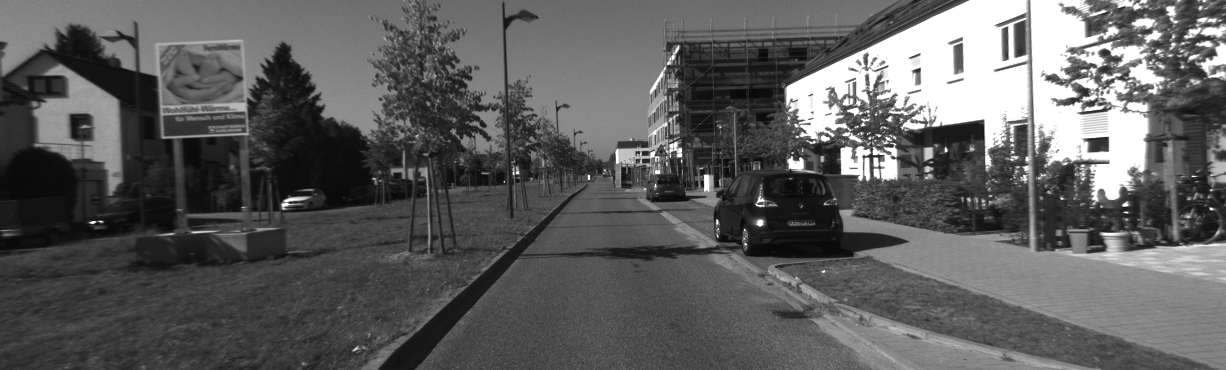
#> input picture img/KITTI_sequence_1/image_l/000000.png, 1226 x 370 px, given in place of frame_0020.png, which was not available
$ python ideal_cloud.py
#> lines starting #> are read from the running program, lines starting #| are printed output that depends on the picture; pictures that were not available may be replaced by others from this repository, and a replacement may not be noted
### python/post.py
import cv2
import numpy as np
from ransac import ransac
import matplotlib.pyplot as plt
from mpl_toolkits.mplot3d import Axes3D


def make_matK(img):
    # [6 lines of commented-out code are left out]

    matK = np.array([[ 2.78409747e+03, -1.99173092e+01,  1.49866411e+03],
                    [ 0.00000000e+00,  2.87604196e+03,  2.25825727e+03],
                    [ 0.00000000e+00,  0.00000000e+00,  1.00000000e+00]])


    #matK = np.array([[3174.54,0,540],[0,3174.54,960],[0,0,1]], dtype=float)

    return matK


# [104 lines left out: functions essential_matrix, recover_pose, triangulate, draw_camera, plot_cloud, not called in this run]

### python/ideal_cloud.py
import numpy as np
import cv2
from mpl_toolkits.mplot3d import Axes3D
import matplotlib.pyplot as plt
from PIL import Image
from brief import test_matching, visualize_matches, simple_motion_check
from ransac import ransac
from post import *


# [50 lines left out: functions project_points_to_second_image, warp_image_with_pose, not called in this run]


def ORB_ideal(query_img, train_img):
    query_img_bw = cv2.cvtColor(query_img, cv2.COLOR_BGR2GRAY)
    train_img_bw = cv2.cvtColor(train_img, cv2.COLOR_BGR2GRAY)

    orb = cv2.ORB_create()

    queryKeypoints, queryDescriptors = orb.detectAndCompute(query_img_bw, None)
    trainKeypoints, trainDescriptors = orb.detectAndCompute(train_img_bw, None)

    matcher = cv2.BFMatcher()
    matches = matcher.match(queryDescriptors, trainDescriptors)

    matches = sorted(matches, key=lambda x: x.distance)

    final_img = cv2.drawMatches(query_img, queryKeypoints,
                                train_img, trainKeypoints, matches[:], None)
    final_img = cv2.resize(final_img, (1000, 650))

    # [12 lines of commented-out code are left out]

    return queryKeypoints, trainKeypoints, matches


def RANSAC_ideal(query_img, train_img, queryKeypoints, trainKeypoints, matches):
    src_pts = np.float32([queryKeypoints[m.queryIdx].pt for m in matches]).reshape(-1, 1, 2)
    dst_pts = np.float32([trainKeypoints[m.trainIdx].pt for m in matches]).reshape(-1, 1, 2)

    #H, mask = cv2.findHomography(src_pts, dst_pts, cv2.RANSAC, 5.0)
    H, mask = cv2.findFundamentalMat(src_pts, dst_pts, cv2.FM_RANSAC, 5.0)

    ransac_matches = []
    for m, present in zip(matches, mask):
        if present:
            ransac_matches.append(m)

    ransac_img = cv2.drawMatches(query_img, queryKeypoints,
                                train_img, trainKeypoints, ransac_matches, None)
    ransac_img = cv2.resize(ransac_img, (1000, 650))

    # [5 lines of commented-out code are left out]

    return H, ransac_matches


# [46 lines left out: function draw_camera, not called in this run]


def draw_camera_line(ax, R1, t1, R2, t2, scale=0.1, color='r'):
    """
    Draw a simple pyramid frustum for a camera.
    - R: 3x3 rotation of camera
    - t: 3x1 translation of camera (camera origin in world frame)
    - scale: size of the frustum
    """
    # Camera origin
    C1 = t1.flatten()
    C2 = t2.flatten()

    # Frustum points in camera frame (Z forward)
    frustum_points = np.array([
        [0, 0, 0],  # camera center
        [scale, scale, scale*1.5],
        [scale, -scale, scale*1.5],
        [-scale, -scale, scale*1.5],
        [-scale, scale, scale*1.5]
    ]).T  # 3x5

    # Rotate and translate to world frame
    frustum_world1 = (R1 @ frustum_points) + C1[:, None]  # 3x5
    frustum_world2 = (R2 @ frustum_points) + C2[:, None]  # 3x5
    #print(frustum_world[:,0])

    # Draw lines from camera center to corners
    ax.plot(
        [frustum_world1[0,0], frustum_world2[0,0]],
        [frustum_world1[1,0], frustum_world2[1,0]],
        [frustum_world1[2,0], frustum_world2[2,0]],
        c=color
    )


# [12 lines of commented-out code are left out]


fig = plt.figure()
ax = fig.add_subplot(111, projection='3d')
ax.set_xlabel('X axis')
ax.set_ylabel('Y axis')
ax.set_zlabel('Z axis')
ax.view_init(elev=90, azim=90)

f_min, f_max, f_step = 20, 420, 10
R1 = np.eye(3)
t1 = np.zeros((3,1))
sc = 0.1
pause = 0.5
#draw_camera(ax, R1, t1, scale=sc, color='b')
plt.ion()  # interactive mode ON
plt.show()
for f in range(f_min,f_max,f_step):


    image1 = cv2.imread(f"../../img/rec6/frames/frame_{f:04d}.png")
#> image1 is the input picture: shape (370, 1226, 3); min 8, max 255, mean 93.4
    image2 = cv2.imread(f"../../img/rec6/frames/frame_{(f+f_step):04d}.png")
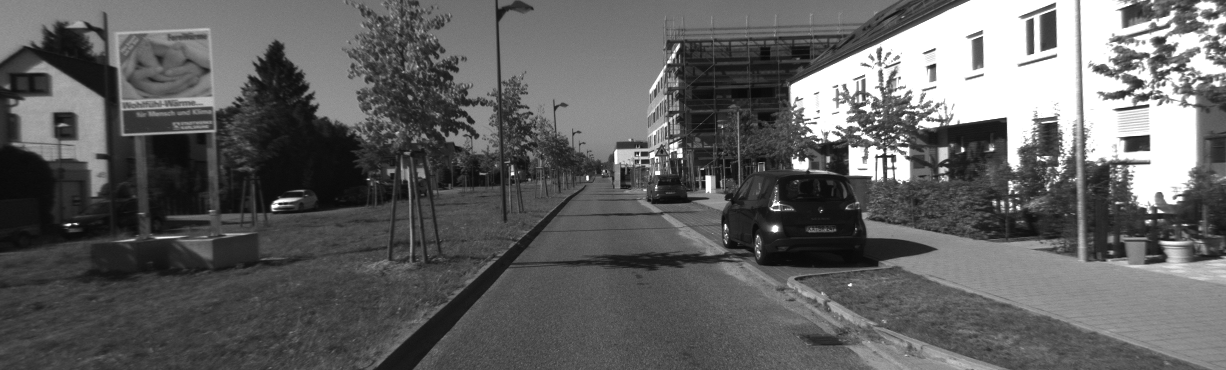
#> input picture img/KITTI_sequence_1/image_l/000001.png, 1226 x 370 px, given in place of frame_0030.png, which was not available
#> image2 is the input picture: shape (370, 1226, 3); min 8, max 255, mean 96.9

    corners1, corners2, matches = ORB_ideal(image1, image2)
#> in ORB_ideal, `queryKeypoints, queryDescriptors = orb.detectAndCompute(query_img_bw, ..`: queryKeypoints = 500 keypoints; strongest (x, y, size): (875, 158, 37.2), (874, 153, 31), (875, 152, 37.2), (877, 158, 31)
#> in ORB_ideal, `trainKeypoints, trainDescriptors = orb.detectAndCompute(train_img_bw, ..`: trainKeypoints = 500 keypoints; strongest (x, y, size): (889, 159, 31), (889, 158, 37.2), (882, 152, 31), (963, 150, 31)
#> in ORB_ideal, `matches = matcher.match(queryDescriptors, trainDescriptors)`: matches = 500 matches
#> in ORB_ideal, `matches = matcher.match(queryDescriptors, trainDescriptors)`:
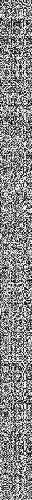
#> queryDescriptors: shape (500, 32); min 0, max 255, mean 135.5
#> in ORB_ideal, `final_img = cv2.drawMatches(query_img, queryKeypoints, train_img, trai..`:
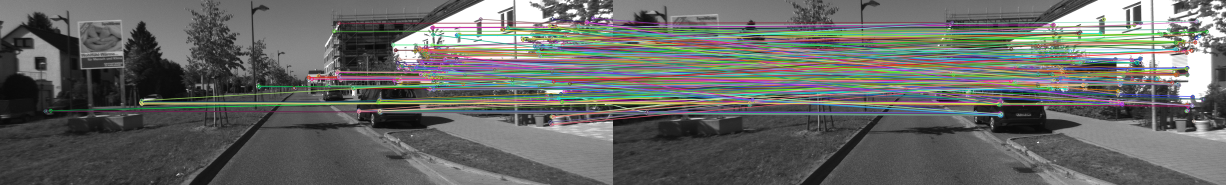
#> final_img: shape (370, 2452, 3) (shown at 1/2 size); mean B, G, R 100.7, 103.5, 102
#> in ORB_ideal, `final_img = cv2.resize(final_img, (1000, 650))`:
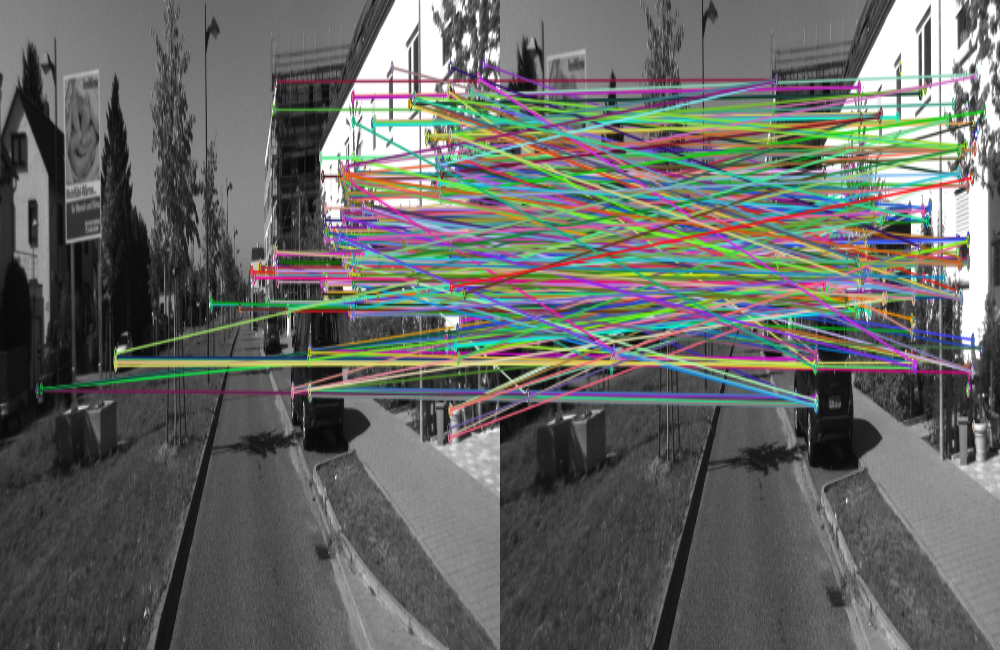
#> final_img: shape (650, 1000, 3); mean B, G, R 100.6, 103.4, 101.8
#> corners1 has the same summary as queryKeypoints in ORB_ideal; corners2 has the same summary as trainKeypoints in ORB_ideal; matches = 500 matches

    matF, matches_ransac = RANSAC_ideal(image1, image2, corners1, corners2, matches)
#> in RANSAC_ideal, `src_pts = np.float32([queryKeypoints[m.queryIdx].pt for m in matches])..`: src_pts = 500 rows, first 8: [982, 120], [879.6, 157.2], [982.1, 121], [785.9, 89.16], [1107.6, 150], [678.2, 154.1], [1105.9, 138.2], [919.2, 68.4]
#> in RANSAC_ideal, `dst_pts = np.float32([trainKeypoints[m.trainIdx].pt for m in matches])..`: dst_pts = 500 rows, first 8: [1004.4, 117.6], [891.6, 157.2], [1003.6, 118.2], [790, 87.09], [1147.7, 148.3], [678.2, 155.5], [1147.7, 135.4], [934, 64]
#> in RANSAC_ideal, `H, mask = cv2.findFundamentalMat(src_pts, dst_pts, cv2.FM_RANSAC, 5.0)`: H = [[-2.62e-07, -0.000215, 0.0354], [0.000222, 1.53e-05, -0.174], [-0.0364, 0.165, 1]]; mask = 500 values, max 1 at index 0, min 0 at index 64, mean 0.522
#> after the loop in RANSAC_ideal, `for m, present in zip(matches, mask):`: ransac_matches = 261 matches
#> in RANSAC_ideal, `ransac_img = cv2.drawMatches(query_img, queryKeypoints, train_img, tra..`:
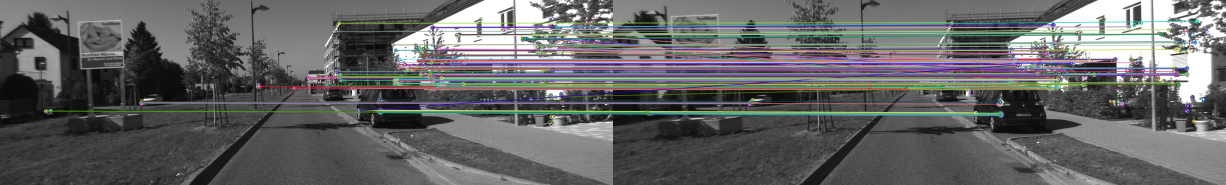
#> ransac_img: shape (370, 2452, 3) (shown at 1/2 size); mean B, G, R 100.1, 99.9, 99.6
#> in RANSAC_ideal, `ransac_img = cv2.resize(ransac_img, (1000, 650))`:
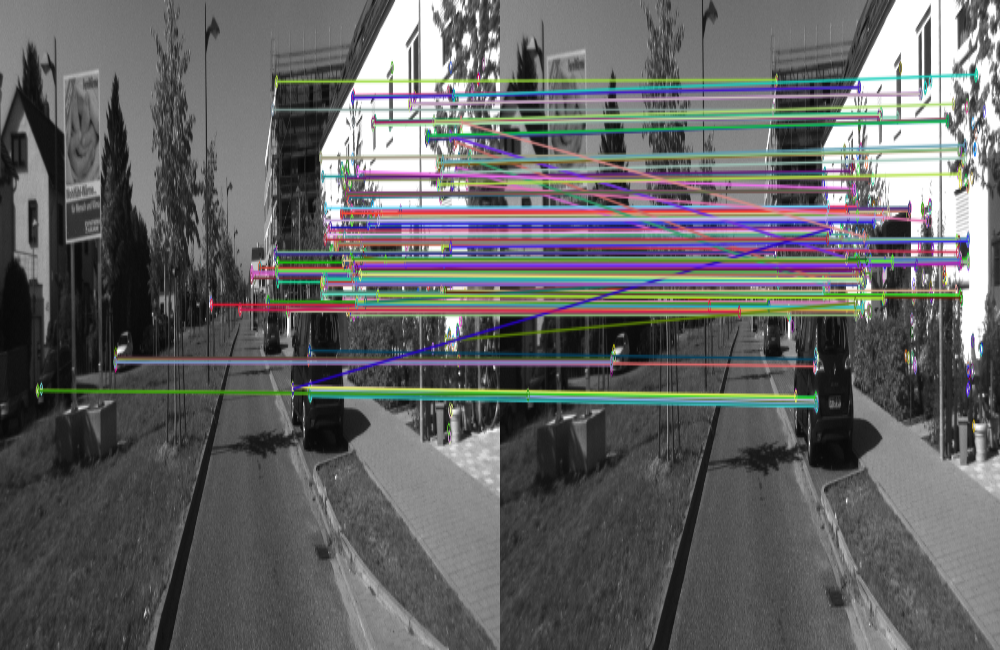
#> ransac_img: shape (650, 1000, 3); mean B, G, R 100, 99.8, 99.4
#> matF has the same summary as H in RANSAC_ideal; matches_ransac = 261 matches
    matK = make_matK(image1)
#> matK = [[2784.1, -19.92, 1498.7], [0, 2876, 2258.3], [0, 0, 1]]
    matches_ransac = [(m.queryIdx, m.trainIdx, m.distance) for m in matches_ransac]
#> matches_ransac = 261 items, first 6: (48, 147, 33), (282, 288, 72.17), (203, 357, 72.62), (358, 356, 74.25), (194, 222, 92.61), (222, 231, 99.16)


    # Suppose:
    ptsA = []
    ptsB = []
    for idx1,idx2,_ in matches_ransac:
        ptsA.append([corners1[idx1].pt[0], corners1[idx1].pt[1]])
        ptsB.append([corners2[idx2].pt[0], corners2[idx2].pt[1]])
#> this loop made 261 passes
#> (idx1, idx2) on passes 1 to 3: (48, 147), (282, 288), (203, 357)
#> after the loop, ptsA = 261 pairs, first value 92.16 to 1149.6, second value 46 to 225; ptsB = 261 pairs, first value 66.24 to 1167.6, second value 42 to 231
    ptsA = np.array(ptsA, dtype=float)  # shape (N,2)
    ptsB = np.array(ptsB, dtype=float)  # shape (N,2)

    # You have F already:
    F = matF  # shape (3,3)
#> F has the same summary as H in RANSAC_ideal

    # 1) Optionally compute the essential matrix if you know camera intrinsics K:
    K = matK  # 3×3
#> K has the same summary as matK
    E = K.T @ F @ K
#> E = [[-2.03, -1717.9, -1251.4], [1781.2, 126.1, 567.8], [1296.1, -361.4, 83.22]]

    # 2) Recover the relative pose (R, t) between the two cameras:
    _, R, t, mask_pose, points4D = cv2.recoverPose(E, ptsA, ptsB, K, distanceThresh=10)
#> R = [[0.999, 0.0356, 0.0289], [-0.0353, 0.999, -0.0102], [-0.0292, 0.0092, 1]]; t = [0.209, 0.576, -0.791]; mask_pose = 261 values, max 255 at index 4, min 0 at index 0, mean 65.46

    #R = cv2.Rodrigues(np.array([0.05, -0.03, 0.01]))[0]  # small rotation
    #t = np.array([[0.1], [0.0], [0.0]])

    # 3) Triangulate the inlier (or filtered) points to 3D
    # Build projection matrices for the two views:
    P0 = K @ np.hstack((np.eye(3), np.zeros((3,1))))
#> P0 = [[2784.1, -19.92, 1498.7, 0], [0, 2876, 2258.3, 0], [0, 0, 1, 0]]
    P1 = K @ np.hstack((R, t))
#> P1 = [[2738.1, 92.95, 1578.6, -615.7], [-167.5, 2894.9, 2227.8, -130.2], [-0.0292, 0.0092, 1, -0.791]]

    # [7 lines of commented-out code are left out]
    points_4d_hom = points4D
    points_3d = (points_4d_hom[:3] / points_4d_hom[3]).T  # shape M×3
#> points_3d = 261 rows, first 8: [-2.56, -10.24, 13.81], [-6.38, -20.91, 28.68], [-2.7, -10.81, 14.59], [31.43, 92.46, -122.6], [-1.31, -6.82, 9.34], [-1.96, -4.87, 6.65], [-1.26, -6.56, 8.94], [-5.22, -19.11, 25.15]

    # [8 lines of commented-out code are left out]

    cam_col = ((f_max-f)/(f_max-f_min), (f-f_min)/(f_max-f_min), 0)

    t2 = R @ t1 + t
#> t2 = [0.209, 0.576, -0.791]
    R2 = R @ R1
#> R2 has the same summary as R

    #draw_camera(ax, R2, t2, scale=sc, color=cam_col)
    draw_camera_line(ax, R1, t1, R2, t2, scale=sc, color=cam_col)
#> in draw_camera_line, `frustum_world2 = (R2 @ frustum_points) + C2[:, None]`: frustum_world2 = [[0.209, 0.316, 0.309, 0.109, 0.117], [0.576, 0.67, 0.471, 0.478, 0.678], [-0.791, -0.643, -0.645, -0.639, -0.637]]

    t1 = t2
#> t1 = [0.209, 0.576, -0.791]
    R1 = R2
#> R1 has the same summary as R

    plt.draw()
    plt.pause(pause)

# [5 lines of commented-out code are left out]


    image1 = cv2.cvtColor(np.array(image1), cv2.COLOR_RGB2BGR)
    image2 = cv2.cvtColor(np.array(image2), cv2.COLOR_RGB2BGR)


    #points4D = cv2.triangulatePoints(P0, P1, ptsA.T, ptsB.T)
    points3D = (points4D[:3] / points4D[3]).T
#> points3D has the same summary as points_3d
    depths = points3D[:, 2]
#> depths = 261 values, max 387 at index 27, min -526.5 at index 79, mean 8.38


    #H = R + (t @ np.array([[0, 0, 1]])) / 1e6  # optional tweak for display only
    n = np.array([0, 0, 1]).reshape(3, 1)  # plane normal
    d = 1.0  # plane distance
    H = K @ (R - t @ n.T / d) @ np.linalg.inv(K)
#> H = [[0.983, 0.0391, 632], [-0.0602, 1.01, 176], [-1.05e-05, 3.13e-06, 1.8]]
    #H = K @ R @ np.linalg.inv(K)
    H /= H[2, 2]  # normalize
#> H = [[0.547, 0.0218, 351.3], [-0.0335, 0.559, 97.86], [-5.84e-06, 1.74e-06, 1]]

    # --- Warp img1 using the homography ---
    h2, w2 = image2.shape[:2]
#> h2 = 370; w2 = 1226
    img1_warped = cv2.warpPerspective(image1, H, (w2, h2))
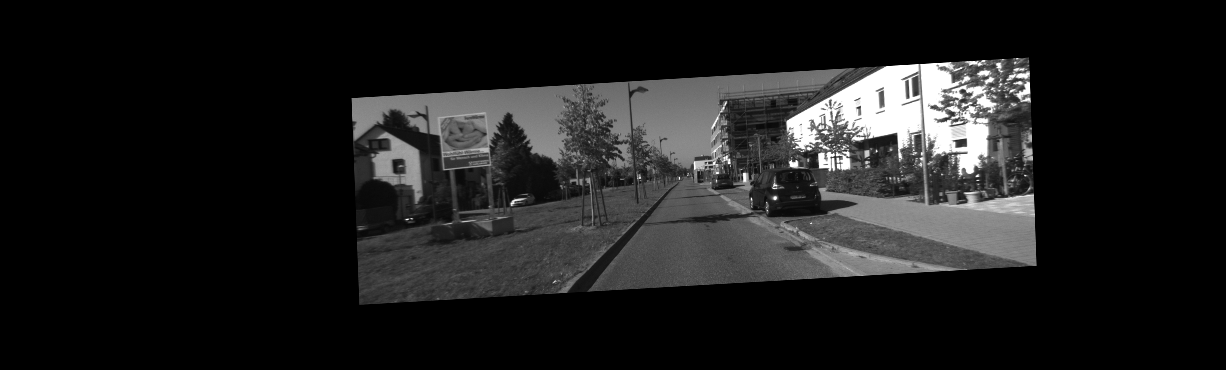
#> img1_warped: shape (370, 1226, 3); min 0, max 255, mean 29.1
#> (the run stopped early here; a loop or call above may not have finished)
